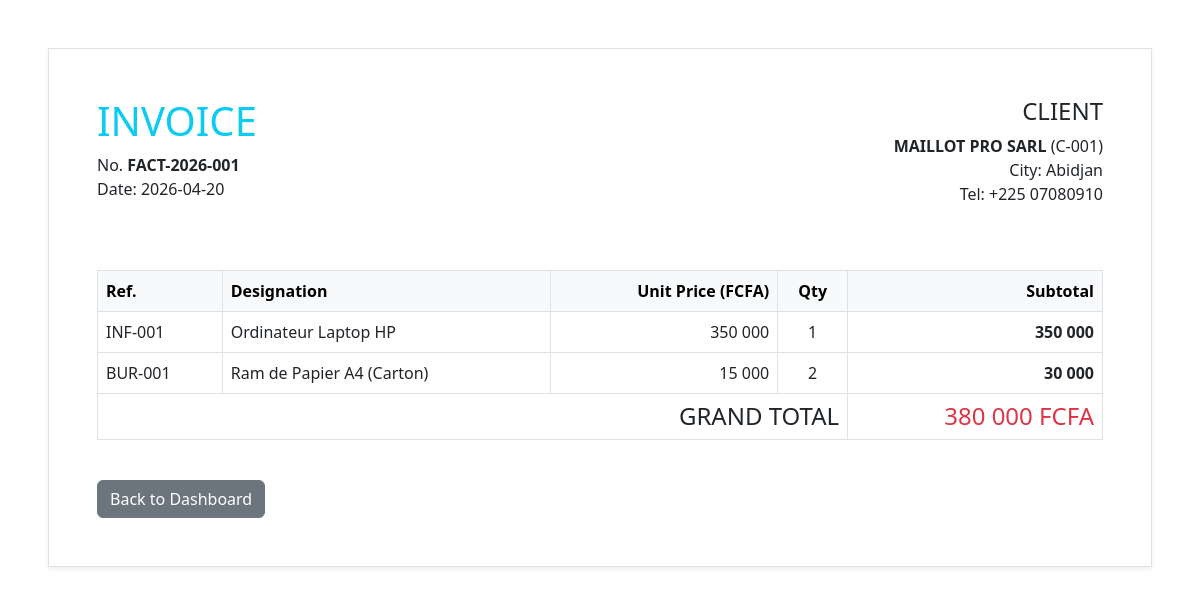
The app's page /04_ULTRA_FAST_CRUD_ARSENAL/NIVEAU_4_COMPLEXE_4_TABLES/details_commande.php?id=1 with its own data.
### tables this page shows
CREATE TABLE commande (
    id_cmd INT AUTO_INCREMENT PRIMARY KEY,
    num_facture VARCHAR(20) UNIQUE NOT NULL,
    date_cmd DATE NOT NULL,
    id_cli INT,
    FOREIGN KEY (id_cli) REFERENCES client(id_cli) ON DELETE CASCADE
);

CREATE TABLE client (
    id_cli INT AUTO_INCREMENT PRIMARY KEY,
    code_cli VARCHAR(10) UNIQUE NOT NULL,  
    nom_cli VARCHAR(100) NOT NULL,
    ville_cli VARCHAR(50) DEFAULT 'Abidjan',
    tel_cli VARCHAR(15)
);

CREATE TABLE ligne_commande (
    id_cmd INT,
    id_prod INT,
    qte INT NOT NULL DEFAULT 1,
    PRIMARY KEY (id_cmd, id_prod),
    FOREIGN KEY (id_cmd) REFERENCES commande(id_cmd) ON DELETE CASCADE,
    FOREIGN KEY (id_prod) REFERENCES produit(id_prod) ON DELETE CASCADE
);

CREATE TABLE produit (
    id_prod INT AUTO_INCREMENT PRIMARY KEY,
    ref_prod VARCHAR(20) UNIQUE NOT NULL,  
    nom_prod VARCHAR(100) NOT NULL,
    prix_u DECIMAL(12,2) NOT NULL
);

### 04_ULTRA_FAST_CRUD_ARSENAL/NIVEAU_4_COMPLEXE_4_TABLES/details_commande.php (the view, shortened to what this page needs)
<?php
include 'db.php';
$id = $_GET['id'] ?? die("Missing ID");
$stmt = $pdo->prepare("SELECT c.*, cl.* FROM commande c JOIN client cl ON c.id_cli = cl.id_cli WHERE c.id_cmd = ?");
$stmt->execute([$id]);
$cmd = $stmt->fetch();
$lignes = $pdo->prepare("SELECT lc.*, p.ref_prod, p.nom_prod, p.prix_u FROM ligne_commande lc JOIN produit p ON lc.id_prod = p.id_prod WHERE lc.id_cmd = ?");
$lignes->execute([$id]);
$lignes = $lignes->fetchAll();
?>
<!DOCTYPE html>
<html lang="en">
<head>
    <link href="https://cdn.jsdelivr.net/npm/bootstrap@5.3.0/dist/css/bootstrap.min.css" rel="stylesheet">
</head>
<body class="bg-white p-5">
    <div class="container border p-5 shadow-sm">
        <div class="row mb-5">
            <div class="col-6">
                <h1 class="text-info">INVOICE</h1>
                <p>No. <strong><?= $cmd['num_facture'] ?></strong><br>Date: <?= $cmd['date_cmd'] ?></p>
            </div>
            <div class="col-6 text-end">
                <h4>CLIENT</h4>
                <p><strong><?= $cmd['nom_cli'] ?></strong> (<?= $cmd['code_cli'] ?>)<br>City: <?= $cmd['ville_cli'] ?><br>Tel: <?= $cmd['tel_cli'] ?></p>
            </div>
        </div>
        <table class="table table-bordered">
            <thead class="table-light">
                <tr>
                    <th>Ref.</th>
                    <th>Designation</th>
                    <th class="text-end">Unit Price (FCFA)</th>
                    <th class="text-center">Qty</th>
                    <th class="text-end">Subtotal</th>
                </tr>
            </thead>
            <tbody>
                <?php $total = 0; foreach($lignes as $l): ?>
                <tr>
                    <td><?= $l['ref_prod'] ?></td>
                    <td><?= $l['nom_prod'] ?></td>
                    <td class="text-end"><?= number_format($l['prix_u'], 0, ',', ' ') ?></td>
                    <td class="text-center"><?= $l['qte'] ?></td>
                    <td class="text-end fw-bold"><?= number_format($l['prix_u'] * $l['qte'], 0, ',', ' ') ?></td>
                </tr>
                <?php $total += ($l['prix_u'] * $l['qte']); endforeach; ?>
            </tbody>
            <tfoot>
                <tr>
                    <th colspan="4" class="text-end h4">GRAND TOTAL</th>
                    <th class="text-end text-danger h4"><?= number_format($total, 0, ',', ' ') ?> FCFA</th>
                </tr>
            </tfoot>
        </table>
        <a href="index.php" class="btn btn-secondary d-print-none mt-4">Back to Dashboard</a>
    </div>
</body>
</html>

### records on screen
commande: num_facture "FACT-2026-001", date_cmd "2026-04-20", id_cli.nom_cli "MAILLOT PRO SARL", id_cli.code_cli "C-001", id_cli.ville_cli "Abidjan", id_cli.tel_cli "+225 07080910"
ligne_commande: id_prod.ref_prod "INF-001", id_prod.nom_prod "Ordinateur Laptop HP", id_prod.prix_u "350 000", qte "1", $l['prix_u'] * $l['qte'] "350 000"
ligne_commande: id_prod.ref_prod "BUR-001", id_prod.nom_prod "Ram de Papier A4 (Carton)", id_prod.prix_u "15 000", qte "2", $l['prix_u'] * $l['qte'] "30 000"

### other values on screen
$total "380 000"
